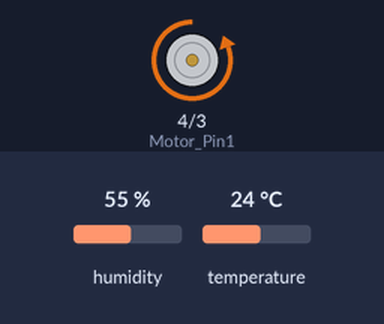
Bench run of a sketch on a simulated Arduino Uno, built with avr-gcc and run on an emulated ATmega328P. On the bench: motor-driver pin pairs drawn as motors (green arrow = first pin HIGH = forward, orange = second pin HIGH = backward, longer = more drive, scaled by the enable pin). Wiring (inferred from the names in the program): DHT11 sensor: data pin 6. The test bench sets the inputs (shaded band); at power-on: humidity 55 %, temperature 24 °C. What the sketch prints to the serial monitor is not drawn.

Above: at 0.4 s.
Timing chart, 0 to 1.9 s (numbered marks = the images above):
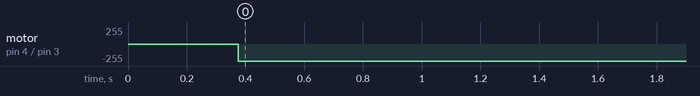

The sketch:

sourcecode.ino
```cpp
#include "DHT.h"           // Including DHT22 library

#define DHTPIN 6      // Declaring pin 6 for communicating to DHT22 sensor
#define DHTTYPE DHT22 // Declaring the type of DHT sensor we are using (DHT22 or DHT11)

DHT dht(DHTPIN, DHTTYPE);          // Declaring DHT connection and type

int Motor_Pin1 = 4;  // pin 2 on L293D
int Motor_Pin2 = 3;  // pin 7 on L293D
int Enable = 5;      // pin 1 on L293D (it is conected to PWM pin of arduino.)

void setup() {
  pinMode(Motor_Pin1, OUTPUT);  //controlling pins for motor rotation direction
  pinMode(Motor_Pin2, OUTPUT);	//motor controlling pin
  pinMode(Enable, OUTPUT);
  Serial.begin(9600);
  dht.begin();     // Initializes DHT sensor
}

//controlling the motor direction(clockwise,anticlockwise)
void direc(int x,int y)
{
  digitalWrite(Motor_Pin1, x);
  digitalWrite(Motor_Pin2, y);

}


void loop() {

  float temp = dht.readTemperature(); // Reading the temperature in Celsius

  if (isnan(temp)) {                  // Validating received data
	Serial.print("ERROR!!!Something is Went Wrong!!!!");
  delay(1000);
    return;
  }

 Serial.print("Temp.: ");
 Serial.println(temp);      // Writing the temperture to serial monitor

  if(temp <25 ) {                 // If the temperature less than 25
    analogWrite(Enable,77);        // 30% PWM duty cycle
    Serial.println("Cold Condition\n");
    delay(100);
  }
  else if(temp>=25 & temp<30) {      // If the temperature is between 25 & 30
    analogWrite(Enable, 128);         // 50% of maximum duty cycle value (255).
    Serial.println("Normal Room temperature ");
    delay(100);
  }
  else if(temp>=30 & temp<35) {      // If the temperature is between 30 & 35
    analogWrite(Enable, 192);        // 75% of maximum duty cycle value (255).
    Serial.println("Hot Condition ");
    delay(100);
  }
  else if(temp>=35) {                // If the temperature is above 35
    analogWrite(Enable, 255);        // 100% duty cycle
    Serial.println("\nExtremely Hotttt!!!");
    delay(100);
  }

direc(0,1); //controling motor direction

  delay(2000); // 2 seconds delay
}
```

DHT.h
```cpp
// (licence header left out)
#ifndef DHT_H
#define DHT_H

#if ARDUINO >= 100
 #include "Arduino.h"
#else
 #include "WProgram.h"
#endif


// Uncomment to enable printing out nice debug messages.
//#define DHT_DEBUG

// Define where debug output will be printed.
#define DEBUG_PRINTER Serial

// Setup debug printing macros.
#ifdef DHT_DEBUG
  #define DEBUG_PRINT(...) { DEBUG_PRINTER.print(__VA_ARGS__); }
  #define DEBUG_PRINTLN(...) { DEBUG_PRINTER.println(__VA_ARGS__); }
#else
  #define DEBUG_PRINT(...) {}
  #define DEBUG_PRINTLN(...) {}
#endif

// Define types of sensors.
#define DHT11 11
#define DHT22 22
#define DHT21 21
#define AM2301 21


class DHT {
  public:
   DHT(uint8_t pin, uint8_t type, uint8_t count=6);
   void begin(void);
   float readTemperature(bool S=false, bool force=false);
   float convertCtoF(float);
   float convertFtoC(float);
   float computeHeatIndex(float temperature, float percentHumidity, bool isFahrenheit=true);
   float readHumidity(bool force=false);
   boolean read(bool force=false);

 private:
  uint8_t data[5];
  uint8_t _pin, _type;
  #ifdef __AVR
    // Use direct GPIO access on an 8-bit AVR so keep track of the port and bitmask
    // for the digital pin connected to the DHT.  Other platforms will use digitalRead.
    uint8_t _bit, _port;
  #endif
  uint32_t _lastreadtime, _maxcycles;
  bool _lastresult;

  uint32_t expectPulse(bool level);

};

class InterruptLock {
  public:
   InterruptLock() {
    noInterrupts();
   }
   ~InterruptLock() {
    interrupts();
   }

};

#endif
```

Measured:
- by itself, motor on pin 4 (Motor_Pin1) / pin 3 (Motor_Pin2): stopped → backward 255/255 at 0.37 s
